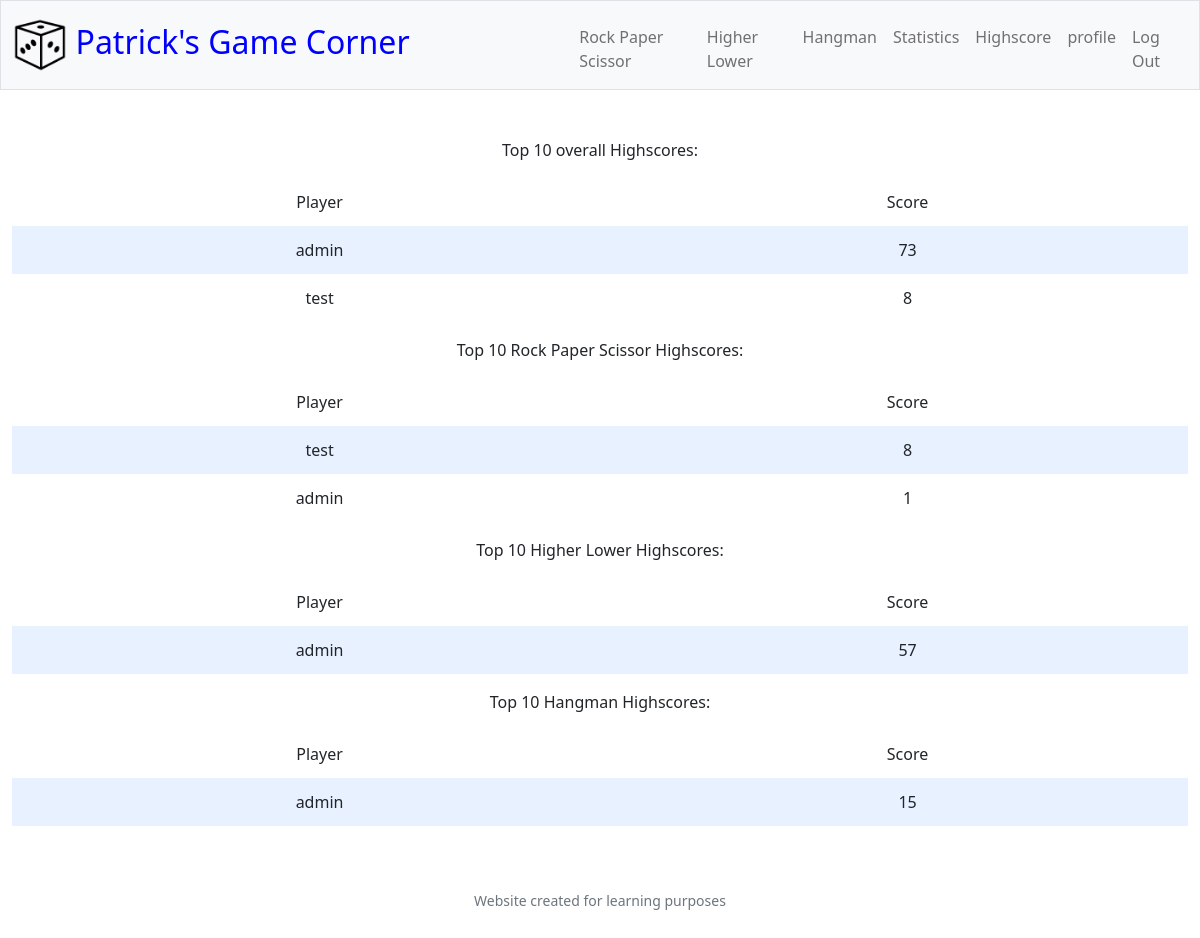
The page /highscore (signed in) on the database its author committed.
### tables this page shows
CREATE TABLE 'users' (
    id INTEGER PRIMARY KEY,
    username TEXT NOT NULL,
    hash TEXT NOT NULL,
    first_name TEXT,
    last_name TEXT,
    email TEXT NOT NULL,
    country TEXT,
    city TEXT,
    birthdate DATE,
    created_at TIMESTAMP DEFAULT CURRENT_TIMESTAMP,
    updated_at TIMESTAMP DEFAULT CURRENT_TIMESTAMP
);

### app.py (the view)
@app.route('/highscore')
@login_required
def highscore():
    o_highscore = db.execute("""SELECT u.username, SUM(gr.points) AS total_points FROM game_rounds gr JOIN users u ON gr.user_id = u.id GROUP BY u.username ORDER BY SUM(gr.points) DESC LIMIT 10 """)
    r_highscore = db.execute("""SELECT u.username, SUM(gr.points) AS total_points FROM game_rounds gr JOIN users u ON gr.user_id = u.id WHERE gr.game = 'Rock Paper Scissors' GROUP BY u.username ORDER BY SUM(gr.points) DESC LIMIT 10 """)
    hl_highscore = db.execute("""SELECT u.username, SUM(gr.points) AS total_points FROM game_rounds gr JOIN users u ON gr.user_id = u.id WHERE gr.game = 'Higher Lower' GROUP BY u.username ORDER BY SUM(gr.points) DESC LIMIT 10 """)
    h_highscore = db.execute("""SELECT u.username, SUM(gr.points) AS total_points FROM game_rounds gr JOIN users u ON gr.user_id = u.id WHERE gr.game = 'Hangman' GROUP BY u.username ORDER BY SUM(gr.points) DESC LIMIT 10 """)
    return render_template("highscore.html", o_highscore=o_highscore, r_highscore=r_highscore, hl_highscore=hl_highscore, h_highscore=h_highscore)

### app.py (called while the page is built)
@app.after_request
def after_request(response):
    response.headers["Cache-Control"] = "no-cache, no-store, must-revalidate"
    response.headers["Expires"] = 0
    response.headers["Pragma"] = "no-cache"
    return response

### helpers.py (called while the page is built)
def login_required(f):
    @wraps(f)
    def decorated_function(*args, **kwargs):
        if session.get("user_id") is None:
            return redirect("/login")
        return f(*args, **kwargs)
    return decorated_function

### templates/highscore.html (shortened to what this page needs)
{% extends "layout.html" %}
{% block main %}
<p>Top 10 overall Highscores:</p>
<table>
    <thead>
        <tr>
            <td>Player</td>
            <td>Score</td>
        </tr>
    </thead>
    <tbody>
        {% for score in o_highscore %}
        <tr>
            <td>{{ score.username }}</td>
            <td>{{ score.total_points }}</td>
        </tr>
        {% endfor %}
    </tbody>
</table>
<p>Top 10 Rock Paper Scissor Highscores:</p>
<table>
    <thead>
        <tr>
            <td>Player</td>
            <td>Score</td>
        </tr>
    </thead>
    <tbody>
        {% for score in r_highscore %}
        <tr>
            <td>{{ score.username }}</td>
            <td>{{ score.total_points }}</td>
        </tr>
        {% endfor %}
    </tbody>
</table>
<p>Top 10 Higher Lower Highscores:</p>
<table>
    <thead>
        <tr>
            <td>Player</td>
            <td>Score</td>
        </tr>
    </thead>
    <tbody>
        {% for score in hl_highscore %}
        <tr>
            <td>{{ score.username }}</td>
            <td>{{ score.total_points }}</td>
        </tr>
        {% endfor %}
    </tbody>
</table>
<p>Top 10 Hangman Highscores:</p>
<table>
    <thead>
        <tr>
            <td>Player</td>
            <td>Score</td>
        </tr>
    </thead>
    <tbody>
        {% for score in h_highscore %}
        <tr>
            <td>{{ score.username }}</td>
            <td>{{ score.total_points }}</td>
        </tr>
        {% endfor %}
    </tbody>
</table>
{% endblock %}

### static/styles.css (style rules this page uses)
table { background-color: transparent; margin-bottom: 1rem; width: 100%; }
table th, table td { padding: 0.75rem; vertical-align: middle; }
tbody tr:nth-of-type(odd) { background-color: rgb(179, 208, 255, 0.3) }

### rows shown on the page
users: username "admin", total_points "73", total_points "1", total_points "57", total_points "15"
users: username "test", total_points "8"
